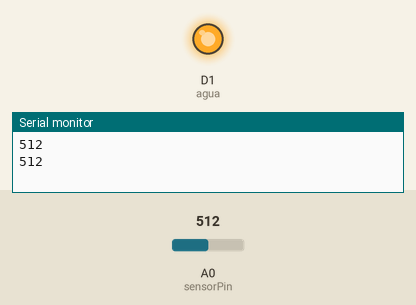
This sketch was run on a simulated ESP8266 (NodeMCU). On the bench: output pins drawn as LEDs (lit = HIGH), the last lines printed to the serial monitor. The inputs (shaded band) are chosen by the test bench; at power-on: A0 (sensorPin) = 512.

Above: at 1.8 s.
1.9 s: A0 (sensorPin) set to 110
3.4 s: A0 (sensorPin) set to 91
At 4.3 s:
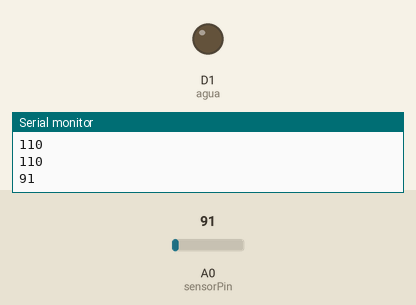
5.5 s: A0 (sensorPin) set to 122
At 7.1 s:
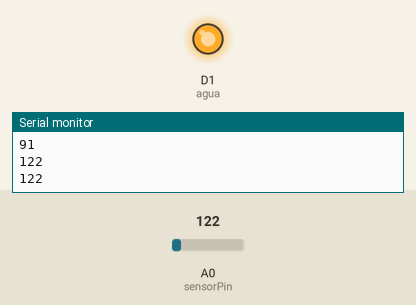
7.5 s: A0 (sensorPin) set to 90
At 8.6 s:
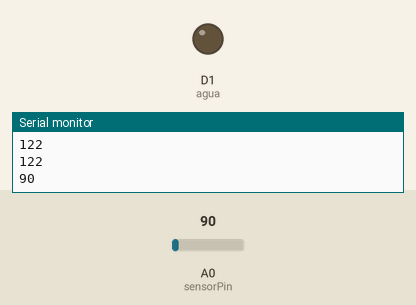
Timing chart, 0 to 10.5 s (numbered marks = the images above; inputs shaded):
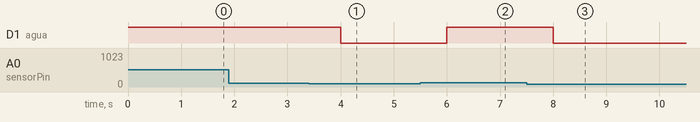

Measured:
- the behaviour switches between 100 and 99 on A0 (sensorPin) (found by bisection; images 0 and 1)
- after the input at 3.4 s, D1 (agua): HIGH → LOW after 0.60 s
- after the input at 5.5 s, D1 (agua): LOW → HIGH after 0.50 s
- after the input at 7.5 s, D1 (agua): HIGH → LOW after 0.50 s

The sketch:

SistemaRiego.ino
```cpp
const int agua = D1;
const int sensorPin = A0;
int valorSensor = 0;

void setup() {
Serial.begin(115200);


  pinMode(agua,OUTPUT);
  digitalWrite(agua,HIGH);

}

void loop() {

  valorSensor = analogRead(sensorPin);
  Serial.println(valorSensor);

  bool bombear = valorSensor < 100;

  if(bombear){
    digitalWrite(agua,LOW);
  }
  else {
    digitalWrite(agua,HIGH);
  }
  delay(1000);
  //digitalWrite(agua,HIGH);

}
```
